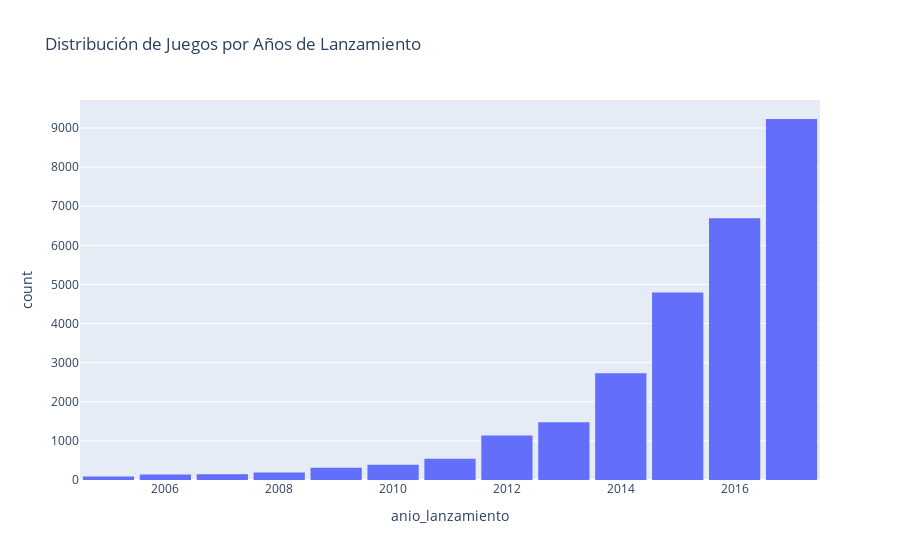

The notebook cell this image was saved under:
### Code cell
fig = px.histogram(df_DB, x="anio_lanzamiento",title="Distribución de Juegos por Años de Lanzamiento")
fig.update_layout(bargap=0.1)
fig.show()

### Figure 1 — Plotly figure (JSON) as saved in the notebook; plotly's stock layout.template omitted (floating-point values rounded to 4 significant figures; data arrays with more than 128 entries replaced by an {"elided": "..."} marker saying what was removed)
{"data": [{"alignmentgroup": "True", "bingroup": "x", "hovertemplate": "anio_lanzamiento=%{x}<br>count=%{y}<extra></extra>", "legendgroup": "", "marker": {"color": "#636efa", "pattern": {"shape": ""}}, "name": "", "offsetgroup": "", "orientation": "v", "showlegend": false, "type": "histogram", "x": {"elided": "27884 int values"}, "xaxis": "x", "yaxis": "y"}], "layout": {"bargap": 0.1, "barmode": "relative", "legend": {"tracegroupgap": 0}, "title": {"text": "Distribución de Juegos por Años de Lanzamiento"}, "xaxis": {"anchor": "y", "domain": [0, 1], "title": {"text": "anio_lanzamiento"}}, "yaxis": {"anchor": "x", "domain": [0, 1], "title": {"text": "count"}}}}
